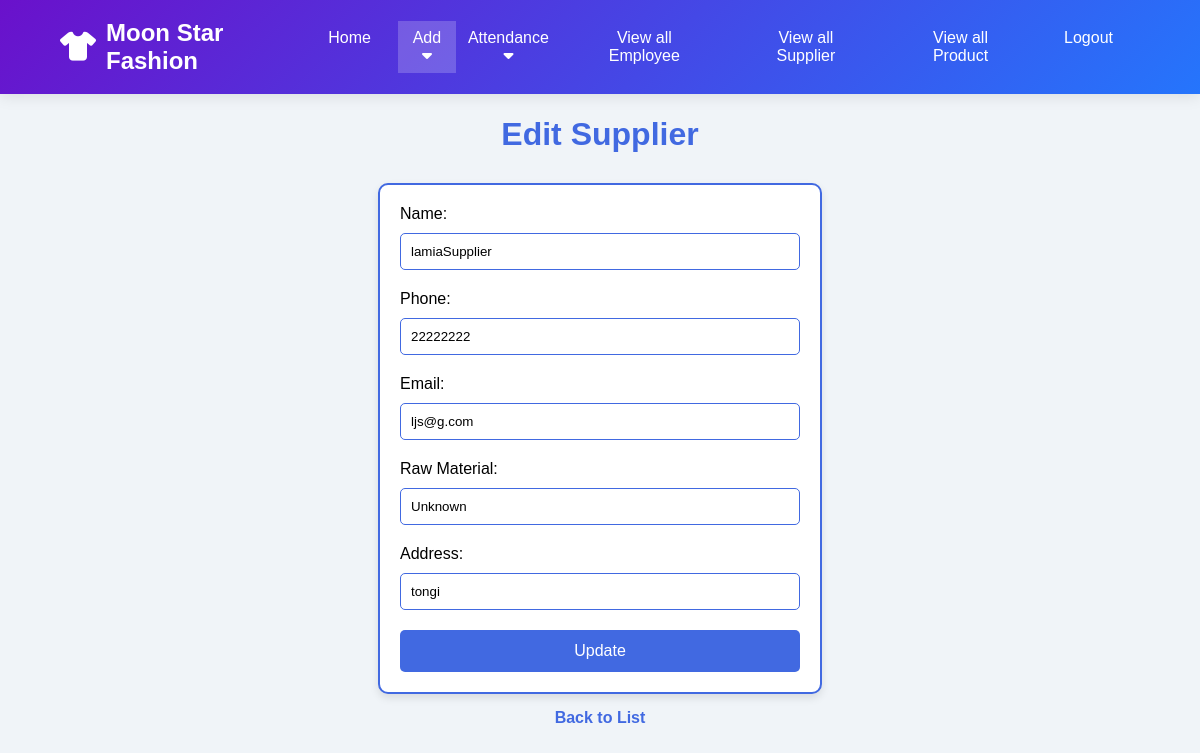
Page /supplier/edit/1/ (signed in) on the committed database.
### fms/models.py (models this page shows)
class Supplier(models.Model):
    sl = models.AutoField(primary_key=True)
    name = models.CharField(max_length=50)
    email = models.EmailField(unique=True)
    password = models.CharField(max_length=128, default="changeme123")
    phone = models.CharField(max_length=15)
    address = models.CharField(max_length=255, default="Unknown")
    Raw_Material = models.CharField(
        default="Unknown",
        max_length=50
    )
    Quantity = models.IntegerField(
        null=True,
        blank=True,
        default=0
    )
    Price = models.IntegerField(default=0)

### fms/views.py (the view)
def supplier_edit(request, sl):
    return edit_item(
        request,
        Supplier,
        sl,
        [
            'name',
            'email',
            'phone',
            'Raw_Material',
            'address'
        ],
        'supplier_edit.html',
        'supplier_list'
    )

### fms/views.py (called while the page is built, shortened)
@login_required(login_url='admin_login')
def edit_item(request, model, sl, fields, template, redirect_url):
    if request.user.is_authenticated and request.user.is_staff:
        item = get_object_or_404(
            model,
            sl=sl
        )
        return render(
            request,
            template,
            {
                model.__name__.lower(): item
            }
        )
    return redirect('admin_login')

### fms/templates/supplier_edit.html (shortened to what this page needs)
<!DOCTYPE html>
<html lang="en">
<head>
    <link rel="stylesheet" href="https://cdnjs.cloudflare.com/ajax/libs/font-awesome/6.4.0/css/all.min.css">
</head>
<body>
      <nav class="navbar">
        <div class="logo">
            <i class="fas fa-tshirt"></i>
            <span>Moon Star Fashion</span>
        </div>
        <div class="nav-links">
            <a href="{% url 'employee_list' %}" class="nav-link">Home</a>
            <div class="dropdown active">
                <button class="dropbtn">Add <i class="fa fa-caret-down"></i></button>
            </div>
                    <div class="dropdown">
                <button class="dropbtn">Attendance <i class="fa fa-caret-down"></i></button>
            </div>
            <a href="{% url 'employee_list' %}#emp" class="nav-link">View all Employee</a>
            <a href="{% url 'employee_list' %}#sup" class="nav-link">View all Supplier</a>
            <a href="{% url 'employee_list' %}#pro" class="nav-link">View all Product</a>
            <a href="{% url 'admin_logout' %}" class="nav-link">Logout</a>
        </div>
      </nav>
  <h1>Edit Supplier</h1>
  <form method="POST">
    Name: <input type="text" name="name" value="{{ supplier.name }}" required><br>
    Phone: <input type="number" name="phone" value="{{ supplier.phone }}" required><br>
    Email: <input type="email" name="email" value="{{ supplier.email }}" required><br>
    Raw Material: <input type="text" name="Raw_Material" value="{{ supplier.Raw_Material }}" required><br>
    Address: <input type="text" name="address" value="{{ supplier.address }}" required><br>
    <button type="submit">Update</button>
  </form>
  <a href="{% url 'employee_list' %}">Back to List</a>
</body>
</html>

### fms/templates/supplier_edit.html (style rules this page uses)
body { font-family: Arial, sans-serif; background-color: #f0f4f8; margin: 0px; }
h1 { color: #4169e1; text-align: center; margin-bottom: 30px; }
form { max-width: 400px; margin: 0 auto; padding: 20px; background-color: #ffffff; border: 2px solid #4169e1; border-radius: 10px; box-shadow: 0 4px 8px rgba(0,0,0,0.1); }
input[type="text"], input[type="number"], input[type="email"] { width: 100%; padding: 10px; margin: 10px 0 20px 0; border: 1px solid #4169e1; border-radius: 5px; box-sizing: border-box; }
button { background-color: #4169e1; color: white; padding: 12px 20px; border: none; border-radius: 5px; cursor: pointer; width: 100%; font-size: 16px; }
a { display: block; text-align: center; margin-top: 15px; text-decoration: none; color: #4169e1; font-weight: bold; }
.navbar { display: flex; justify-content: space-between; align-items: center; padding: 1.2rem 5%; background: linear-gradient(135deg, #6a11cb 0%, #2575fc 100%); color: white; box-shadow: 0 2px 15px rgba(0, 0, 0, 0.1); position: sticky; top: 0; z-index: 100; }
.nav-links { display: flex; }
.nav-link { color: white; text-decoration: none; margin: 0 15px; font-weight: 500; transition: all 0.3s ease; padding: 8px 12px; border-radius: 4px; }
.nav-link:hover, .dropdown.active { background-color: rgba(255, 255, 255, 0.2); }
.logo { display: flex; align-items: center; font-size: 1.5rem; font-weight: 700; }
.logo i { margin-right: 10px; font-size: 1.8rem; }
.dropdown { position: relative; }
.dropbtn { background: none; border: none; color: white; font-weight: 500; font-size: 1rem; padding: 8px 12px; border-radius: 4px; cursor: pointer; }

### rows in the picture
Supplier: name "lamiaSupplier", phone "22222222", email "ljs@g.com", Raw_Material "Unknown", address "tongi"
